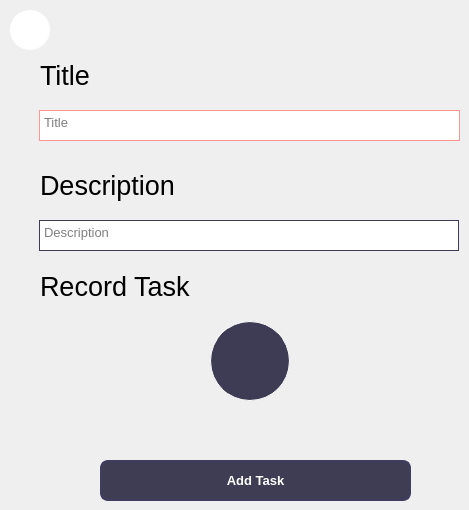
   <widget class="QWidget" name="AddTaskPage">
    <widget class="QTextEdit" name="txtTitle">
     <property name="geometry">
      <rect>
       <x>39</x>
       <y>110</y>
       <width>421</width>
       <height>31</height>
      </rect>
     </property>
     <property name="font">
      <font>
       <family>Segoe UI</family>
       <pointsize>10</pointsize>
      </font>
     </property>
     <property name="styleSheet">
      <string notr="true">border: 1px solid;
border-color: rgb(255, 148, 148);</string>
     </property>
     <property name="verticalScrollBarPolicy">
      <enum>Qt::ScrollBarAlwaysOff</enum>
     </property>
     <property name="horizontalScrollBarPolicy">
      <enum>Qt::ScrollBarAlwaysOff</enum>
     </property>
     <property name="lineWrapColumnOrWidth">
      <number>1</number>
     </property>
     <property name="acceptRichText">
      <bool>false</bool>
     </property>
     <property name="placeholderText">
      <string>Title</string>
     </property>
    </widget>
    <widget class="QLabel" name="lblTitle">
     <property name="geometry">
      <rect>
       <x>40</x>
       <y>60</y>
       <width>101</width>
       <height>31</height>
      </rect>
     </property>
     <property name="font">
      <font>
       <family>Segoe UI</family>
       <pointsize>20</pointsize>
       <italic>false</italic>
      </font>
     </property>
     <property name="text">
      <string>Title</string>
     </property>
    </widget>
    <widget class="QPushButton" name="btnTaskListener">
     <property name="geometry">
      <rect>
       <x>210</x>
       <y>321</y>
       <width>80</width>
       <height>80</height>
      </rect>
     </property>
     <property name="sizePolicy">
      <sizepolicy hsizetype="Maximum" vsizetype="Maximum">
       <horstretch>0</horstretch>
       <verstretch>0</verstretch>
      </sizepolicy>
     </property>
     <property name="maximumSize">
      <size>
       <width>100</width>
       <height>100</height>
      </size>
     </property>
     <property name="styleSheet">
      <string notr="true">QPushButton{
background-color: rgb(62, 60, 84);
border: 1px solid white;
border-radius: 40;
}
QPushButton:pressed{
	background-color: rgb(103, 100, 138);
}</string>
     </property>
     <property name="text">
      <string/>
     </property>
     <property name="icon">
      <iconset>
       <normaloff>Icons/Icon awesome-play@2x.png</normaloff>Icons/Icon awesome-play@2x.png</iconset>
     </property>
     <property name="iconSize">
      <size>
       <width>32</width>
       <height>32</height>
      </size>
     </property>
    </widget>
    <widget class="QLabel" name="lblDescription">
     <property name="geometry">
      <rect>
       <x>40</x>
       <y>170</y>
       <width>161</width>
       <height>31</height>
      </rect>
     </property>
     <property name="font">
      <font>
       <family>Segoe UI</family>
       <pointsize>20</pointsize>
       <italic>false</italic>
      </font>
     </property>
     <property name="text">
      <string>Description</string>
     </property>
    </widget>
    <widget class="QTextEdit" name="txtDescription">
     <property name="geometry">
      <rect>
       <x>39</x>
       <y>220</y>
       <width>420</width>
       <height>31</height>
      </rect>
     </property>
     <property name="font">
      <font>
       <family>Segoe UI</family>
       <pointsize>10</pointsize>
      </font>
     </property>
     <property name="styleSheet">
      <string notr="true">border: 1px solid;
border-color: rgb(62, 60, 84);</string>
     </property>
     <property name="verticalScrollBarPolicy">
      <enum>Qt::ScrollBarAlwaysOff</enum>
     </property>
     <property name="horizontalScrollBarPolicy">
      <enum>Qt::ScrollBarAlwaysOff</enum>
     </property>
     <property name="lineWrapColumnOrWidth">
      <number>1</number>
     </property>
     <property name="acceptRichText">
      <bool>false</bool>
     </property>
     <property name="placeholderText">
      <string>Description</string>
     </property>
    </widget>
    <widget class="QPushButton" name="btnAddTask">
     <property name="geometry">
      <rect>
       <x>100</x>
       <y>460</y>
       <width>311</width>
       <height>41</height>
      </rect>
     </property>
     <property name="font">
      <font>
       <family>Segoe UI</family>
       <pointsize>10</pointsize>
       <weight>75</weight>
       <bold>true</bold>
      </font>
     </property>
     <property name="cursor">
      <cursorShape>PointingHandCursor</cursorShape>
     </property>
     <property name="styleSheet">
      <string notr="true">QPushButton{
color: rgb(255, 255, 255);
background-color: rgb(63, 61, 84);
border: 2px solid  rgb(63, 61, 94);
border-radius: 8px;
padding: 4px;
box-shadow: 0 2px 2px 0 rgba(0, 0, 0, 0.16), 0 0 0 1px rgba(0, 0, 0, 0.08);
}
QPushButton:pressed{
	background-color: rgb(103, 100, 138);
}</string>
     </property>
     <property name="text">
      <string>Add Task</string>
     </property>
    </widget>
    <widget class="QLabel" name="lblRecordTask">
     <property name="geometry">
      <rect>
       <x>40</x>
       <y>271</y>
       <width>160</width>
       <height>30</height>
      </rect>
     </property>
     <property name="font">
      <font>
       <family>Segoe UI</family>
       <pointsize>20</pointsize>
       <italic>false</italic>
      </font>
     </property>
     <property name="text">
      <string>Record Task</string>
     </property>
    </widget>
    <widget class="QPushButton" name="btnBackToTasks">
     <property name="geometry">
      <rect>
       <x>10</x>
       <y>10</y>
       <width>40</width>
       <height>40</height>
      </rect>
     </property>
     <property name="sizePolicy">
      <sizepolicy hsizetype="Maximum" vsizetype="Maximum">
       <horstretch>0</horstretch>
       <verstretch>0</verstretch>
      </sizepolicy>
     </property>
     <property name="maximumSize">
      <size>
       <width>100</width>
       <height>100</height>
      </size>
     </property>
     <property name="styleSheet">
      <string notr="true">QPushButton{
background-color: rgb(255, 255, 255);
border: 1px solid white;
border-radius: 20;
}
</string>
     </property>
     <property name="text">
      <string/>
     </property>
     <property name="icon">
      <iconset>
       <normaloff>Icons/Icon awesome-arrow-left.png</normaloff>Icons/Icon awesome-arrow-left.png</iconset>
     </property>
     <property name="iconSize">
      <size>
       <width>32</width>
       <height>32</height>
      </size>
     </property>
    </widget>
   </widget>
